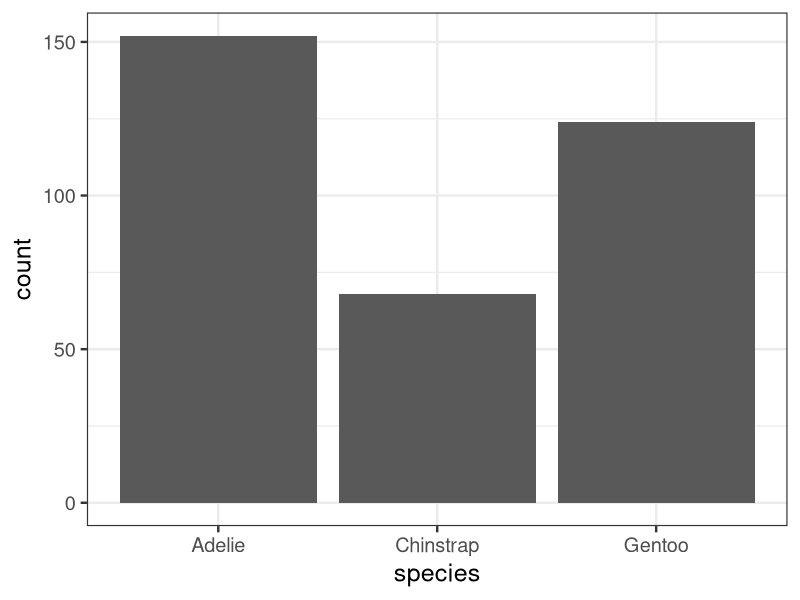
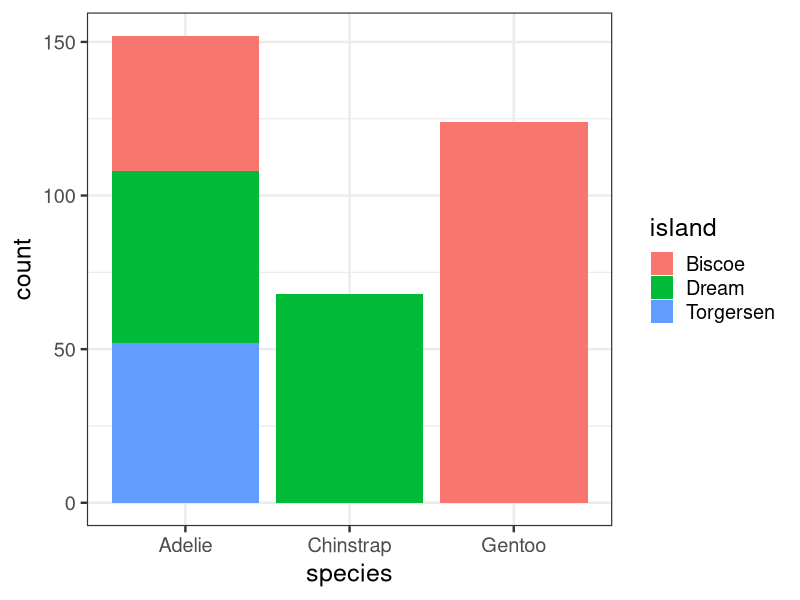
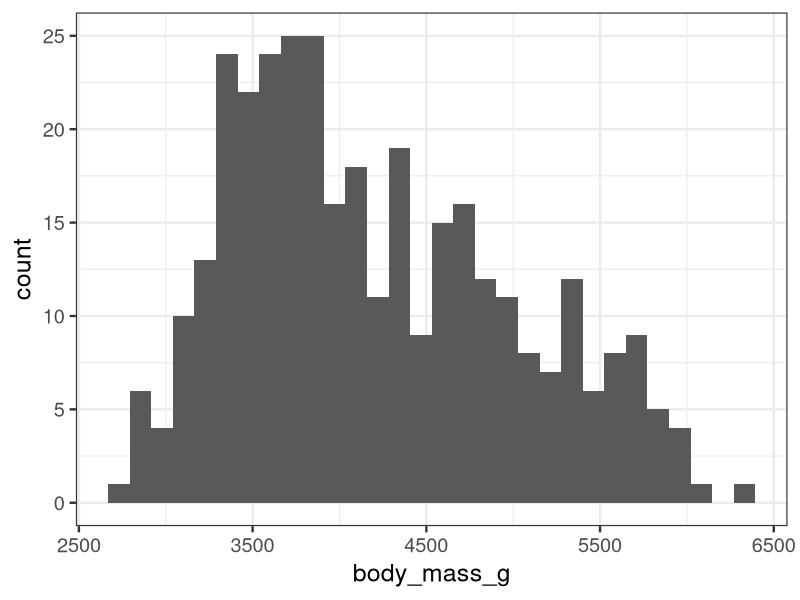
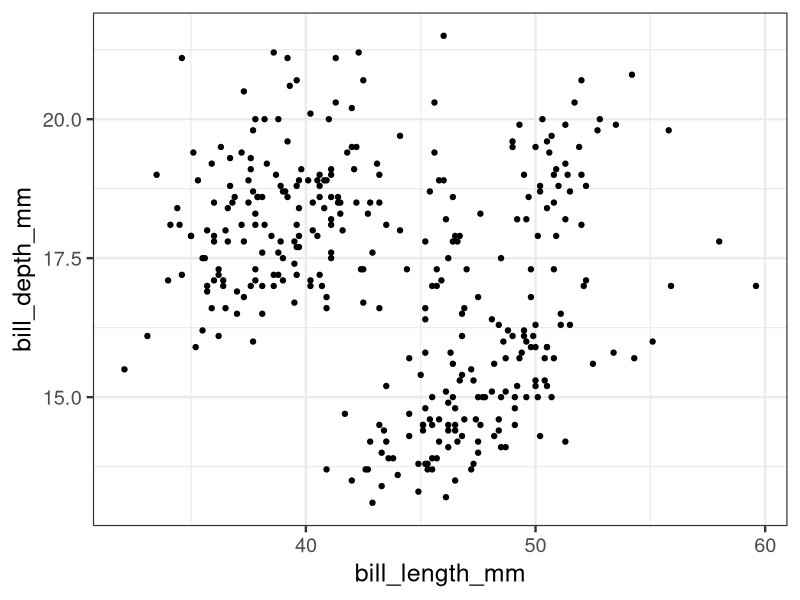
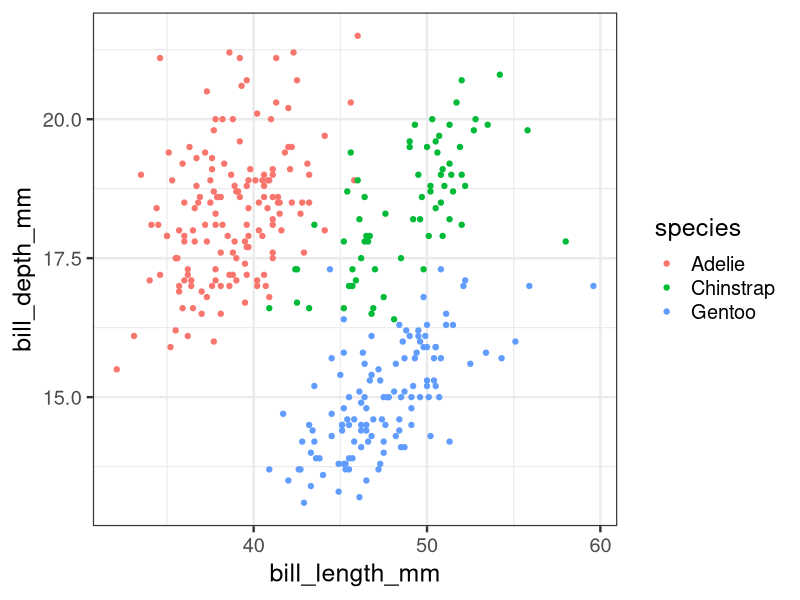
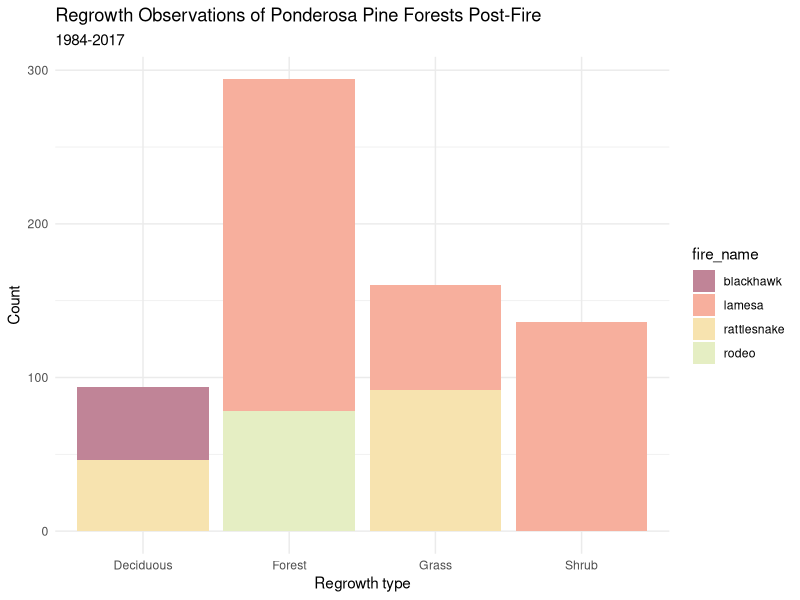
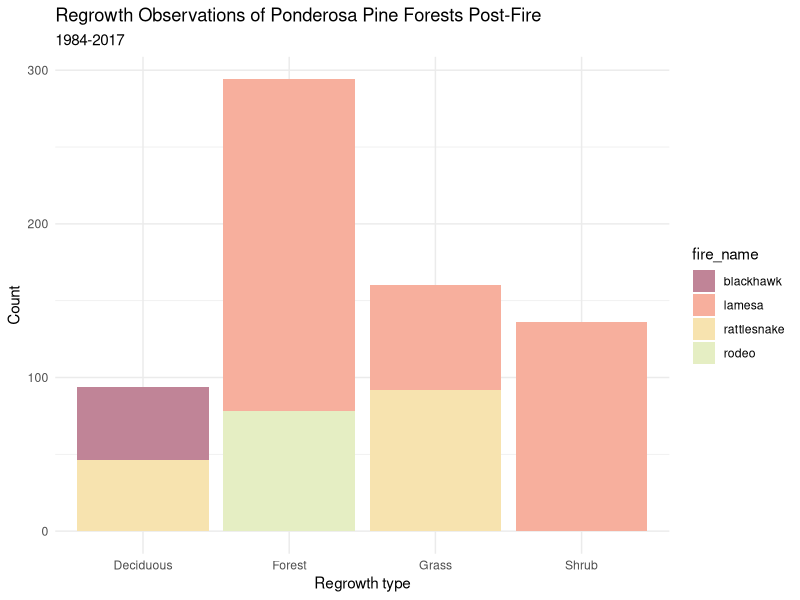

These charts were generated, in order, by the following R code:
## ---- chunk 1
library(tidyverse)
library(palmerpenguins)
theme_set(theme_bw(18))

## ---- chunk 2
glimpse(penguins)

## ---- chunk 3
table(penguins$species, penguins$island)

## ---- chunk 4
penguins %>% 
  count(species, island)

## ---- chunk 5
#| label: q1

penguins %>% 
  count(species, island) %>% 
  pivot_wider(names_from = island,
              values_from = n,
              values_fill = 0)

## ---- chunk 6
species_island_table <- table(penguins$species, penguins$island)
addmargins(species_island_table)

## ---- chunk 7
# Row proportions
prop.table(species_island_table, margin = 1)
# Column proportions
prop.table(species_island_table, margin = 2)

## ---- chunk 8
#| label: q2

# Row proportions
penguins %>% 
  count(species, island) %>% 
  group_by(species) %>% 
  mutate(prop = n/sum(n))

# Column proportions
penguins %>% 
  count(species, island) %>% 
  group_by(island) %>% 
  mutate(prop = n/sum(n))

## ---- chunk 9
ggplot(penguins, aes(species)) +
  geom_bar()

## ---- chunk 10
#| label: q3

ggplot(penguins, aes(species, fill = island)) +
  geom_bar() 

## ---- chunk 11
penguins %>% 
  ggplot(aes(body_mass_g)) +
  geom_histogram()

## ---- chunk 12
#| label: q6

mean(penguins$body_mass_g, na.rm = TRUE)

sd(penguins$body_mass_g, na.rm = TRUE)


body_masses <- penguins$body_mass_g[!is.na(penguins$body_mass_g)]
mean_mass <- mean(body_masses)
sd_mass <- sd(body_masses)

# Returns logicals, so take the mean
win1sd <- mean(body_masses >= mean_mass - sd_mass & body_masses <= mean_mass + sd_mass)

win2sd <- mean(body_masses >= mean_mass - 2*sd_mass & body_masses <= mean_mass + 2*sd_mass)
## ---- chunk 13
penguins %>% 
  ggplot(aes(bill_length_mm, bill_depth_mm)) +
  geom_point() 

## ---- chunk 14
#| label: q7

penguins %>% 
  ggplot(aes(bill_length_mm, bill_depth_mm, color = species)) +
  geom_point() 

## ---- chunk 15
library(tidyverse)

# Import data
fire_recovery <- read_csv(here::here("week1", "Phenology.csv"))

# Clean data 
fire_recovery_clean <- fire_recovery %>% 
  filter(fire_phase == "post",
         fire_name %in% c("rodeo", "lamesa", "blackhawk", "rattlesnake"))

# Bar plot of post fire recovery type
fire_plot <- ggplot(fire_recovery_clean, aes(regrowth, fill = fire_name)) +
  geom_bar() +
  theme_minimal() +
  scale_fill_manual(values = c("#C08497", "#F7AF9D", "#F7E3AF", "#E5EEC3")) +
  labs(x = "Regrowth type",
       y = "Count",
       title = "Regrowth Observations of Ponderosa Pine Forests Post-Fire",
       subtitle = "1984-2017") 

fire_plot

# Export image
ggsave("fire_plot.png", bg = "white")

